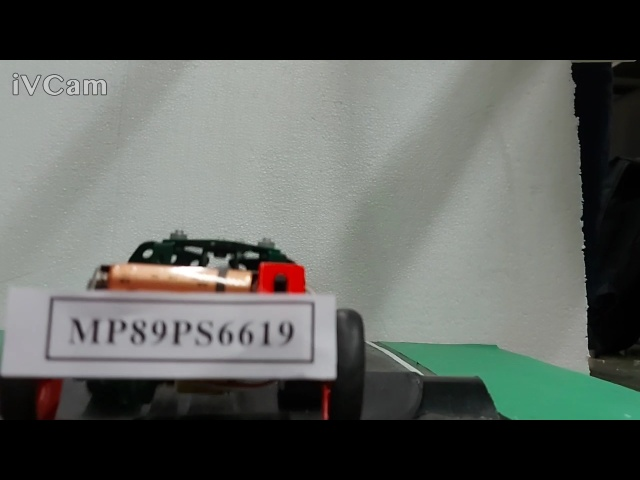
#> input picture image__1.jpg, 640 x 480 px, given in place of 1.jpeg, which was not available
$ python ocr.py
#> lines starting #> are read from the running program, lines starting #| are printed output that depends on the picture; after the words box and inside, x2 and y2 are one past the last pixel; in counts of white or black regions, pixels touching at a corner belong together; pictures that were not available may be replaced by others from this repository, and a replacement may not be noted

import cv2 as cv
import csv

def clickimage():
    cam = cv.VideoCapture(0)
    s, img = cam.read()
    # cv.namedWindow("cam-test")
    # cv.imshow("cam-test",img)
    cv.imwrite("Some.jpg",img)
    # cv.waitKey(1)
    return img


def ocr(counter):
#> called with counter = 1
    import cv2
    from matplotlib import pyplot as plt
    import numpy as np
    import imutils
    import easyocr

    # --------------------------------
    img = cv2.imread('1.jpeg')
#> img is the input picture: shape (480, 640, 3); mean B, G, R 90.6, 94.8, 91.5
    gray = cv2.cvtColor(img, cv2.COLOR_BGR2GRAY)
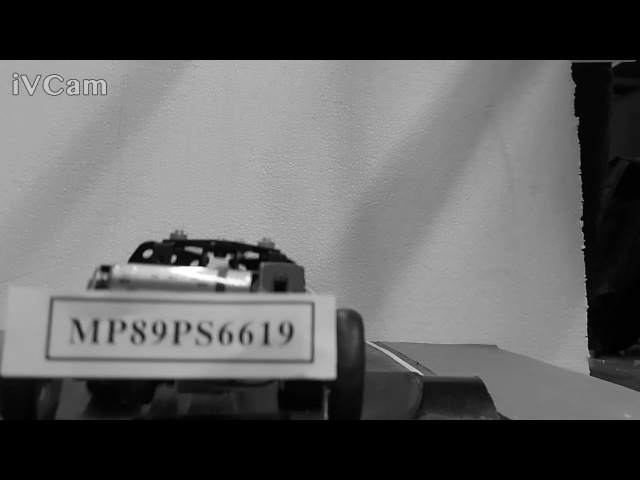
#> gray: shape (480, 640); min 0, max 255, mean 93.3
    plt.imshow(cv2.cvtColor(gray, cv2.COLOR_BGR2RGB))
    plt.show()
    # --------------------------------------
    bfilter = cv2.bilateralFilter(gray, 11, 17, 17) #Noise reduction
    edged = cv2.Canny(bfilter, 30, 200) #Edge detection
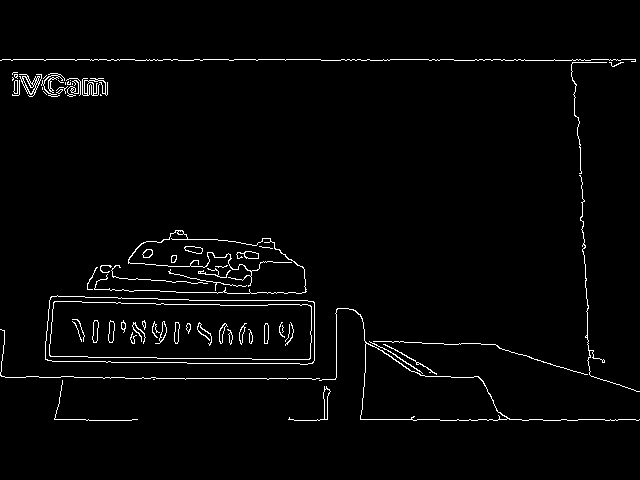
#> edged: shape (480, 640); 2.3% white in thin lines or dots, all inside (x1, y1, x2, y2) = (0, 59, 640, 421)
    plt.imshow(cv2.cvtColor(edged, cv2.COLOR_BGR2RGB))
    plt.show()
    # --------------------------------------

    keypoints = cv2.findContours(edged.copy(), cv2.RETR_TREE, cv2.CHAIN_APPROX_SIMPLE)
#> keypoints = 127 contours, 75 with area under 20; largest, box (x1, y1, x2, y2) and area: (45, 295, 315, 365) 16982, (45, 295, 315, 365) 16976, (49, 301, 312, 360) 14094, (49, 301, 312, 360) 14088, (319, 308, 640, 421) 6590
    contours = imutils.grab_contours(keypoints)
#> contours has the same summary as keypoints
    contours = sorted(contours, key=cv2.contourArea, reverse=True)[:10]
#> contours = 10 contours; largest, box (x1, y1, x2, y2) and area: (45, 295, 315, 365) 16982, (45, 295, 315, 365) 16976, (49, 301, 312, 360) 14094, (49, 301, 312, 360) 14088, (319, 308, 640, 421) 6590

    # --------------------------------------------

    location = None
    for contour in contours:
        approx = cv2.approxPolyDP(contour, 10, True)
        if len(approx) == 4:
            location = approx
            break
#> this loop made 1 pass
#> location on pass 1: [[49, 300], [47, 360], [314, 360], [313, 301]]

    # --------------------------------------------------

    mask = np.zeros(gray.shape, np.uint8)
    new_image = cv2.drawContours(mask, [location], 0,255, -1)
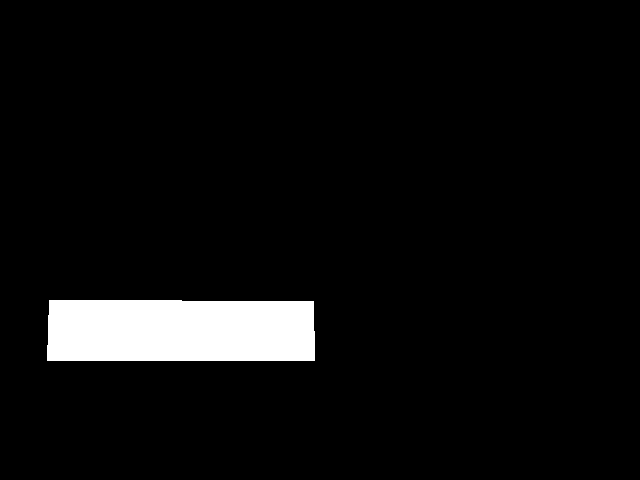
#> new_image: shape (480, 640); 5.2% white; 1 white region, box (x1, y1, x2, y2) and area: (47, 300, 315, 361) 16125
    new_image = cv2.bitwise_and(img, img, mask=mask)
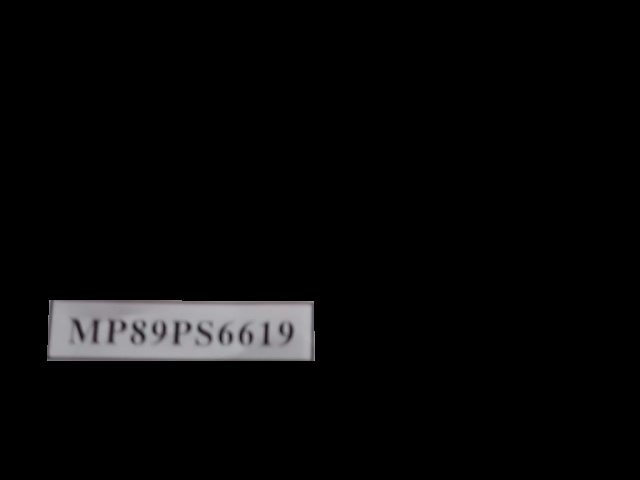
#> new_image: shape (480, 640, 3); mean B, G, R 7.8, 7.6, 7.7

    plt.imshow(cv2.cvtColor(new_image, cv2.COLOR_BGR2RGB))
    plt.show()


    # ----------------------------------------------------

    (x,y) = np.where(mask==255)
#> x = 16125 values from 300 to 360; y = 16125 values, max 314 at index 8365, min 47 at index 11837, mean 180.2
    (x1, y1) = (np.min(x), np.min(y))
#> x1 = 300; y1 = 47
    (x2, y2) = (np.max(x), np.max(y))
#> x2 = 360; y2 = 314
    cropped_image = gray[x1:x2+1, y1:y2+1]
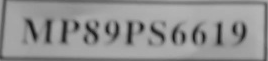
#> cropped_image: shape (61, 268); min 26, max 181, mean 145.6


    plt.imshow(cv2.cvtColor(cropped_image, cv2.COLOR_BGR2RGB))
    plt.show()
    # ------------------------------------------------------
    reader = easyocr.Reader(['en'])
    result = reader.readtext(cropped_image)
    # test = result[0][-2]
    print(result)
    with open('newcsv.csv','w',newline='') as f:
        thewriter = csv.writer(f)
        thewriter.writerow([counter,result])

    # [12 lines of commented-out code are left out]
ocr(1)
#> (the call stopped at in ocr, `reader = easyocr.Reader(['en'])`: easyocr is not available in this run)
